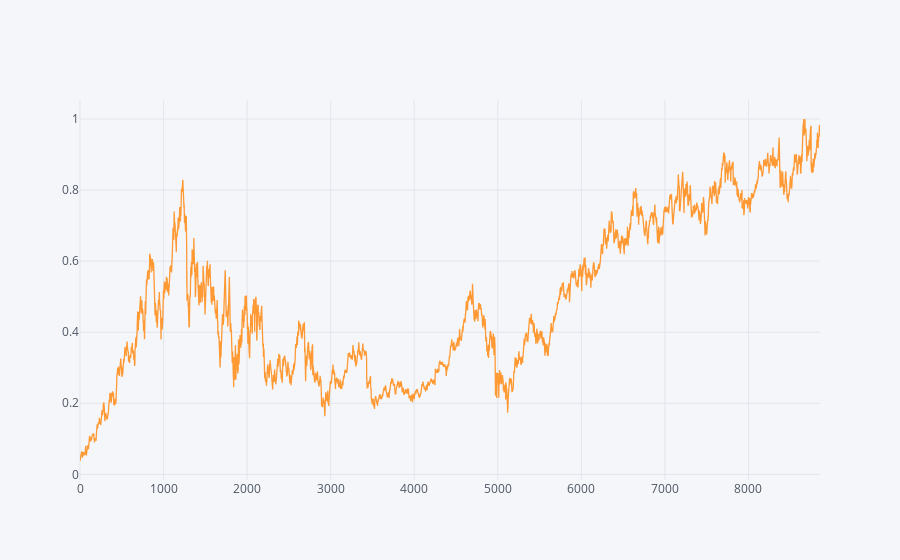

Notebook source saved alongside this figure:
### Code cell
cp_df.iplot()

### Figure 1 — Plotly figure (JSON) as saved in the notebook; plotly's stock layout.template omitted (floating-point values rounded to 4 significant figures; data arrays with more than 128 entries replaced by an {"elided": "..."} marker saying what was removed)
{"data": [{"line": {"color": "rgba(255, 153, 51, 1.0)", "dash": "solid", "shape": "linear", "width": 1.3}, "mode": "lines", "name": "close_price", "text": "", "type": "scatter", "uid": "b99373c0-14f7-435c-8cdc-4996367ec358", "x": {"elided": "8857 int values"}, "y": {"elided": "8857 float values"}}], "layout": {"legend": {"bgcolor": "#F5F6F9", "font": {"color": "#4D5663"}}, "paper_bgcolor": "#F5F6F9", "plot_bgcolor": "#F5F6F9", "title": {"font": {"color": "#4D5663"}}, "xaxis": {"gridcolor": "#E1E5ED", "showgrid": true, "tickfont": {"color": "#4D5663"}, "title": {"font": {"color": "#4D5663"}, "text": ""}, "zerolinecolor": "#E1E5ED"}, "yaxis": {"gridcolor": "#E1E5ED", "showgrid": true, "tickfont": {"color": "#4D5663"}, "title": {"font": {"color": "#4D5663"}, "text": ""}, "zerolinecolor": "#E1E5ED"}}}
